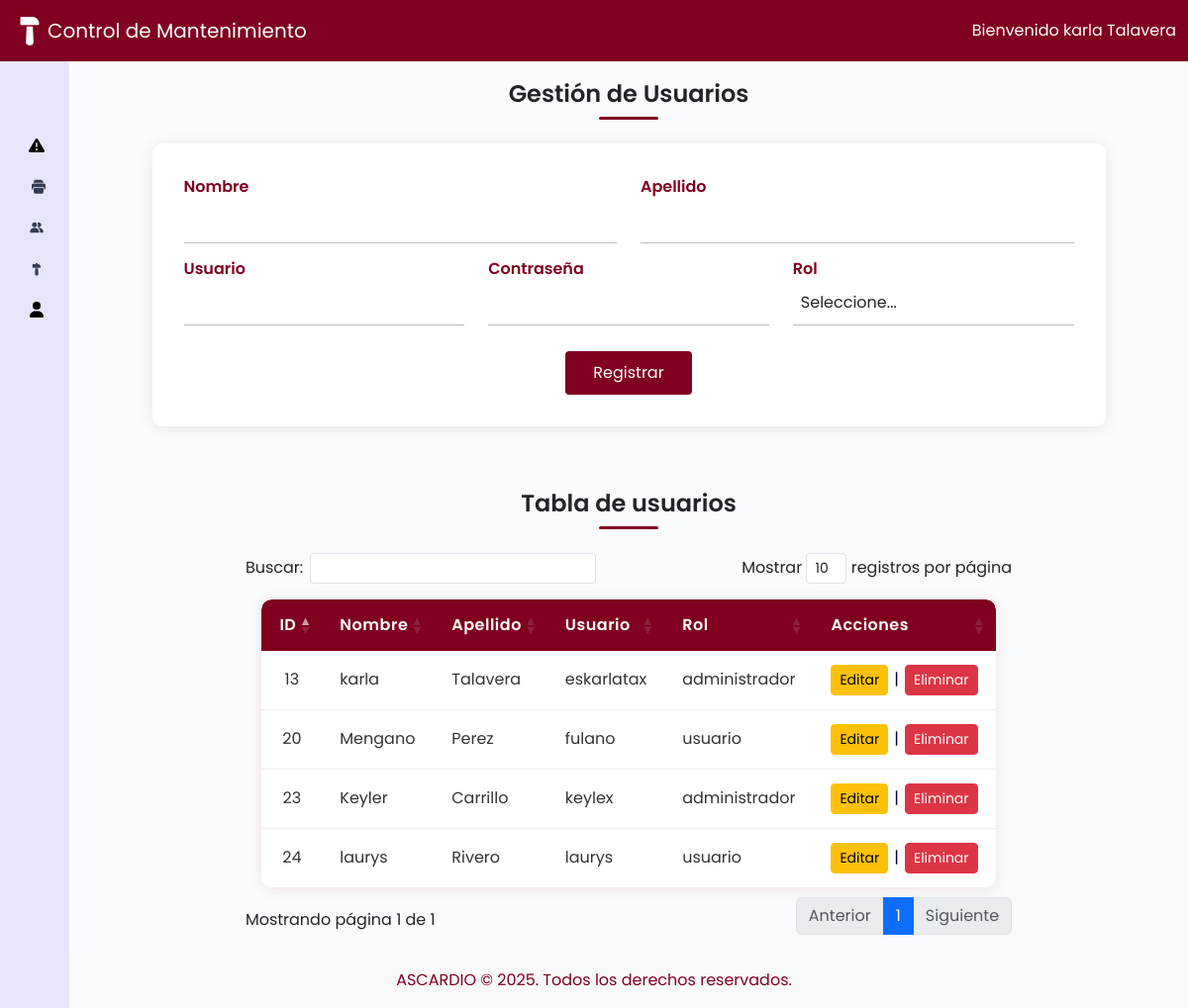
Page /index.php?vista=usuarios (signed in) on the earlier database version.
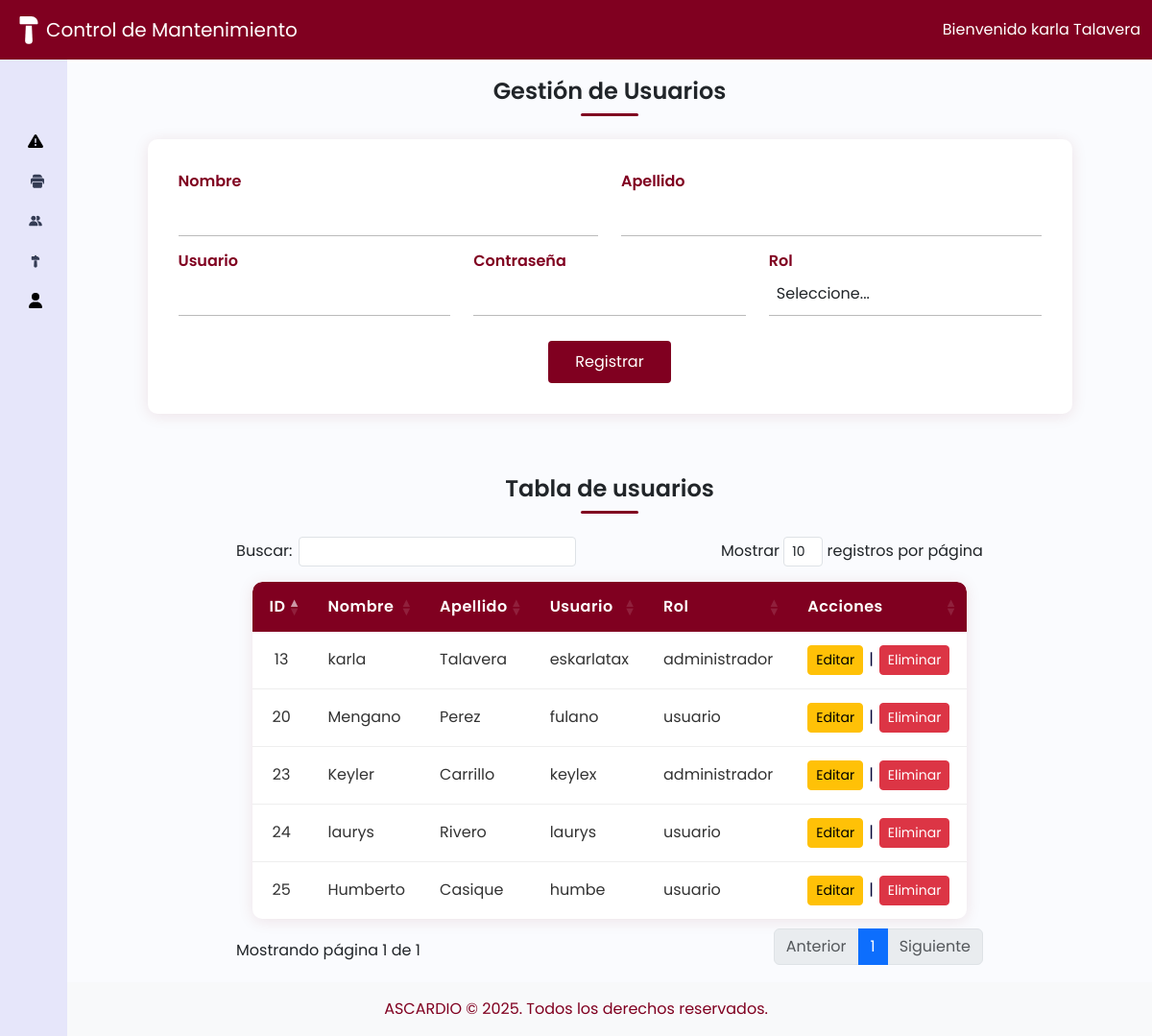
Same page on the later database version.
### tables this page shows
CREATE TABLE `usuarios` (
  `id` int(11) NOT NULL,
  `nombre` varchar(50) NOT NULL,
  `apellido` varchar(50) NOT NULL,
  `usuario` varchar(50) NOT NULL,
  `contrasena` varchar(255) NOT NULL,
  `rol` enum('administrador','usuario') NOT NULL DEFAULT 'usuario'
);

### controladores/controladorUsuario.php (called while the page is built, shortened)
<?php
require_once dirname(__DIR__) . '/modelos/modeloUsuario.php';
class controladorUsuario {
    private $modelo;
    public function __construct() {
        $this->modelo = new modeloUsuario();
    }
    public function mostrarUsuarios() {
        $usuarioEditar = null;
        $usuarios = $this->modelo->obtenerUsuarios();
        require dirname(__DIR__) . '/vistas/vistaUsuario.php';
    }
}

### modelos/modeloUsuario.php (called while the page is built, shortened)
<?php
require_once dirname(__DIR__) . '/config/conexion.php';
class modeloUsuario {
    private $conexion;
    public function __construct() {
        $bd = new Base_Datos();
        $this->conexion = $bd->Conexion_Base_Datos();
    }
    public function obtenerUsuarios() {
        $sql = "SELECT * FROM usuarios";
        $stmt = $this->conexion->prepare($sql);
        $stmt->execute();
        return $stmt->fetchAll(PDO::FETCH_ASSOC);
    }
}

### config/conexion.php (called while the page is built, shortened)
<?php
  class Base_Datos{
    private $Nombre_Servidor = "localhost";
    private $Nombre_Base_Datos = "Mantenimiento_AscardioDB;";
    private $Nombre_Usuario = "root";
    private $Pass = "";
    public function Conexion_Base_Datos(){
       $this->Conexion = null;
       try{
             $this-> Conexion = new PDO("mysql:host={$this->Nombre_Servidor};dbname={$this->Nombre_Base_Datos}",
             $this->Nombre_Usuario,
             $this->Pass
        );
        $this->Conexion->setAttribute(PDO::ATTR_ERRMODE, PDO::ERRMODE_EXCEPTION);
       }catch(PDOException $e){
         die ("Error de Conexion:" . $e->getMessage());
       }
       return $this->Conexion;
    }
    }
?>

### vistas/vistaUsuario.php (the view, shortened to what this page needs)
<?php include 'header.php'; ?>
<div class="main p-3">
    <h1>Gestión de Usuarios</h1>
    <div class="titulo-linea"></div>
    <form method="POST" class="device-form mb-4">
        <section class="form-row">
            <label class="form-label flex-grow">
                Nombre
                <input type="text" class="form-control" name="nombre" required value="<?= isset($usuarioEditar) && $usuarioEditar ? htmlspecialchars($usuarioEditar['nombre']) : '' ?>">
            </label>
            <label class="form-label flex-grow">
                Apellido
                <input type="text" class="form-control" name="apellido" required value="<?= isset($usuarioEditar) && $usuarioEditar ? htmlspecialchars($usuarioEditar['apellido']) : '' ?>">
            </label>
        </section>
        <section class="form-row">
            <label class="form-label flex-grow">
                Usuario
                <input type="text" class="form-control" name="usuario" required value="<?= isset($usuarioEditar) && $usuarioEditar ? htmlspecialchars($usuarioEditar['usuario']) : '' ?>">
            </label>
            <label class="form-label flex-grow">
                Contraseña
                <input type="password" class="form-control" name="contrasena" <?= isset($usuarioEditar) && $usuarioEditar ? '' : 'required' ?>>
            </label>
            <label class="form-label flex-grow">
                Rol
                <select class="form-control" name="rol" required>
                    <option value="">Seleccione...</option>
                </select>
            </label>
        </section>
        <div class="form-buttons">
            <?php if (isset($usuarioEditar) && $usuarioEditar): ?>
                <button type="submit" name="actualizar" class="btn btn-primary">Actualizar</button>
                <a href="index.php?vista=usuarios" class="btn btn-secondary">Cancelar</a>
            <?php else: ?>
                <button type="submit" name="registrar" class="btn btn-primary">Registrar</button>
            <?php endif; ?>
        </div>
    </form>
    <h1>Tabla de usuarios</h1>
    <div class="titulo-linea"></div>
    <table class="device-table" id="usuariosTable">
        <thead>
            <tr>
                <th>ID</th>
                <th>Nombre</th>
                <th>Apellido</th>
                <th>Usuario</th>
                <th>Rol</th>
                <th>Acciones</th>
            </tr>
        </thead>
        <tbody>
            <?php foreach ($usuarios as $u): ?>
                <tr>
                    <td><?= htmlspecialchars($u['id']) ?></td>
                    <td><?= htmlspecialchars($u['nombre']) ?></td>
                    <td><?= htmlspecialchars($u['apellido']) ?></td>
                    <td><?= htmlspecialchars($u['usuario']) ?></td>
                    <td><?= htmlspecialchars($u['rol']) ?></td>
                    <td>
                        <div style="display:flex;align-items:center;gap:6px;">
                            <a href="index.php?vista=usuarios&editar=<?= urlencode($u['id']) ?>" class="btn btn-sm btn-warning">Editar</a>
                            <span>|</span>
                            <a href="index.php?vista=usuarios&eliminar=<?= urlencode($u['id']) ?>" class="btn btn-sm btn-danger" onclick="return confirm('¿Seguro que deseas eliminar este usuario?')">Eliminar</a>
                        </div>
                    </td>
                </tr>
            <?php endforeach; ?>
        </tbody>
    </table>
</div>
<?php include 'footer.php'; ?>

Differences in the rows shown:
added usuarios: id "25", nombre "Humberto", apellido "Casique", usuario "humbe", rol "usuario"
